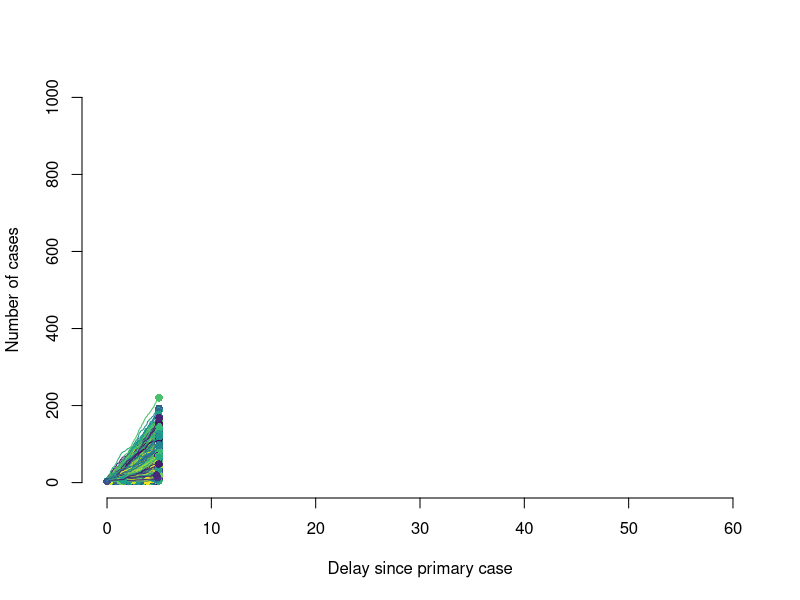

Reproduce this figure in R. (Note: this script raises an error after producing the figure.)
###########################################################################
## This code describes a branching process model for cholera outbreaks
## during an early growth phase
## Submission: BMC Medicine <title: Early detection of cholera epidemics 
## to support control in fragile and conflict-affected states: estimated 
## delays and potential epidemic sizes>
## Author: Ruwan Ratnayake, October 2020
## Code adapted from Althaus et al 2015 <doi:10.1016/S1473-3099(15)70135-0>
## **Note that this code was corrected due to a coding error in Nov 2026
###########################################################################

####################
# 0 - Load libraries
####################
library(fitdistrplus)
library(viridis)

################
# 1 - Parameters  
################
SI <- 5 # Kahn (2019): the median serial interval for cholera was assumed to follow
SIrate <- 0.1 # a gamma distribution (rate = 0.1, shape = 0.5)
SIshape <- 0.5 # with a median serial interval of 5 days

R <- 2.5 # Effective reproduction number in early phase (From: Azman, 2015)
## If use 1.5 or 2.0, (in same Azman paper and Camacho paper), you would be 
## simulating populations that could be considered vaccinated or unvaccinated, i.e.
## R_E_unvaccinated = 2.2-2.4 and R_E_vaccinated = 1.5-1.9 in South Sudan

k <- 4.5 # Dispersion parameter k is set to 4.5 
# (Moore 2014; used range from 0.0039 to 22028; alternately, use k = 1.0 and 1.5)
cap_cases <- 1000


################
# 2 - Approach
################

set.seed(645)
runs <- 10000
seed <- 3 # Adjust the number of seed cases (3, 10, 20)
d <- 5 # Adjust the delay under investigation (5, 7, 10, 11, 14, 21, 30)

#############################
# 3 - Branching process model
#############################

## 1. Simulate outbreak trajectory for 5-day delay
dev.off()
plot(NA,xlim=c(0,60), ylim=c(0,1000),
     xlab="Delay since primary case",
     ylab="Number of cases",frame=FALSE)
cols <- sample(viridis(runs))

total_cases <- data.frame(run = 1:runs, cases = 0)

#system.time({
for(i in 1:runs) {
  cases <- seed
  t <- rep(0,seed)
  times <- t
  while(cases > 0) {
    (secondary <- rnbinom(cases,size=k,mu=R))
    t.new <- numeric()
    for(j in 1:length(secondary)) {
      t.new <- c(t.new,t[j] + rgamma(secondary[j],shape=SIshape, rate=SIrate))
    }
    # This line corrects the coding error which erroneously reset the number 
    ## of secondary cases.
    if(length(times) + length(t.new) >= cap_cases) {
      break}
    cases <- length(t.new)
    t <- t.new
    times <- c(times, t.new)
  }
  times <- times[times<=d]
  lines(sort(times), 1:length(times), col=cols[i], lwd=1)
  points(max(times), length(times), col=cols[i], pch=16)
  (total_cases[i,2] <- length(times))
}
#})

# calculate median, SD, range of simulations
print(total_cases.median <- median(total_cases$cases))
print(total_cases.sd <- sd(total_cases$cases))
print(total_cases.range <- range(total_cases$cases))
# calculate the number of outbreaks <20 cases
total_cases %>% group_by(cases < 20) %>% summarize(n = n()) %>% mutate(freq = n / sum(n)*100) 
# identify whether any runs violate the cap to make sure capping code is working
max(total_cases$cases)
which(total_cases$cases > 1000)
